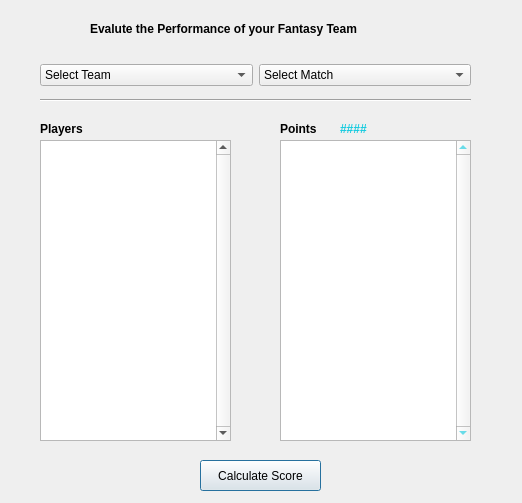
<?xml version="1.0" encoding="UTF-8"?>
<ui version="4.0">
 <class>Dialog</class>
 <widget class="QDialog" name="Dialog">
  <property name="geometry">
   <rect>
    <x>0</x>
    <y>0</y>
    <width>522</width>
    <height>503</height>
   </rect>
  </property>
  <property name="windowTitle">
   <string>Evalute</string>
  </property>
  <widget class="QLabel" name="label">
   <property name="geometry">
    <rect>
     <x>90</x>
     <y>20</y>
     <width>334</width>
     <height>17</height>
    </rect>
   </property>
   <property name="font">
    <font>
     <weight>75</weight>
     <bold>true</bold>
    </font>
   </property>
   <property name="text">
    <string>Evalute the Performance of your Fantasy Team</string>
   </property>
  </widget>
  <widget class="Line" name="line">
   <property name="geometry">
    <rect>
     <x>40</x>
     <y>90</y>
     <width>431</width>
     <height>20</height>
    </rect>
   </property>
   <property name="orientation">
    <enum>Qt::Horizontal</enum>
   </property>
  </widget>
  <widget class="QPushButton" name="push_calculate_btn">
   <property name="geometry">
    <rect>
     <x>200</x>
     <y>460</y>
     <width>121</width>
     <height>31</height>
    </rect>
   </property>
   <property name="text">
    <string>Calculate Score</string>
   </property>
  </widget>
  <widget class="QLabel" name="label_2">
   <property name="geometry">
    <rect>
     <x>40</x>
     <y>120</y>
     <width>67</width>
     <height>17</height>
    </rect>
   </property>
   <property name="font">
    <font>
     <weight>75</weight>
     <bold>true</bold>
    </font>
   </property>
   <property name="text">
    <string>Players</string>
   </property>
  </widget>
  <widget class="QLabel" name="label_3">
   <property name="geometry">
    <rect>
     <x>280</x>
     <y>120</y>
     <width>67</width>
     <height>17</height>
    </rect>
   </property>
   <property name="font">
    <font>
     <weight>75</weight>
     <bold>true</bold>
    </font>
   </property>
   <property name="text">
    <string>Points</string>
   </property>
  </widget>
  <widget class="QLabel" name="eval_points">
   <property name="geometry">
    <rect>
     <x>340</x>
     <y>120</y>
     <width>51</width>
     <height>17</height>
    </rect>
   </property>
   <property name="font">
    <font>
     <weight>75</weight>
     <bold>true</bold>
    </font>
   </property>
   <property name="styleSheet">
    <string notr="true">color : rgb(21, 203, 223)</string>
   </property>
   <property name="text">
    <string>####</string>
   </property>
  </widget>
  <widget class="QListWidget" name="listWidget_Players">
   <property name="geometry">
    <rect>
     <x>40</x>
     <y>140</y>
     <width>191</width>
     <height>301</height>
    </rect>
   </property>
   <property name="verticalScrollBarPolicy">
    <enum>Qt::ScrollBarAlwaysOn</enum>
   </property>
  </widget>
  <widget class="QListWidget" name="listWidget_Points">
   <property name="geometry">
    <rect>
     <x>280</x>
     <y>140</y>
     <width>191</width>
     <height>301</height>
    </rect>
   </property>
   <property name="styleSheet">
    <string notr="true">color : rgb(21, 203, 223)</string>
   </property>
   <property name="verticalScrollBarPolicy">
    <enum>Qt::ScrollBarAlwaysOn</enum>
   </property>
  </widget>
  <widget class="QWidget" name="horizontalLayoutWidget">
   <property name="geometry">
    <rect>
     <x>40</x>
     <y>60</y>
     <width>431</width>
     <height>31</height>
    </rect>
   </property>
   <layout class="QHBoxLayout" name="horizontalLayout">
    <item>
     <widget class="QComboBox" name="combo_select_team">
      <item>
       <property name="text">
        <string>Select Team</string>
       </property>
      </item>
     </widget>
    </item>
    <item>
     <widget class="QComboBox" name="combo_select_match">
      <item>
       <property name="text">
        <string>Select Match</string>
       </property>
      </item>
     </widget>
    </item>
   </layout>
  </widget>
 </widget>
 <resources/>
 <connections/>
</ui>
